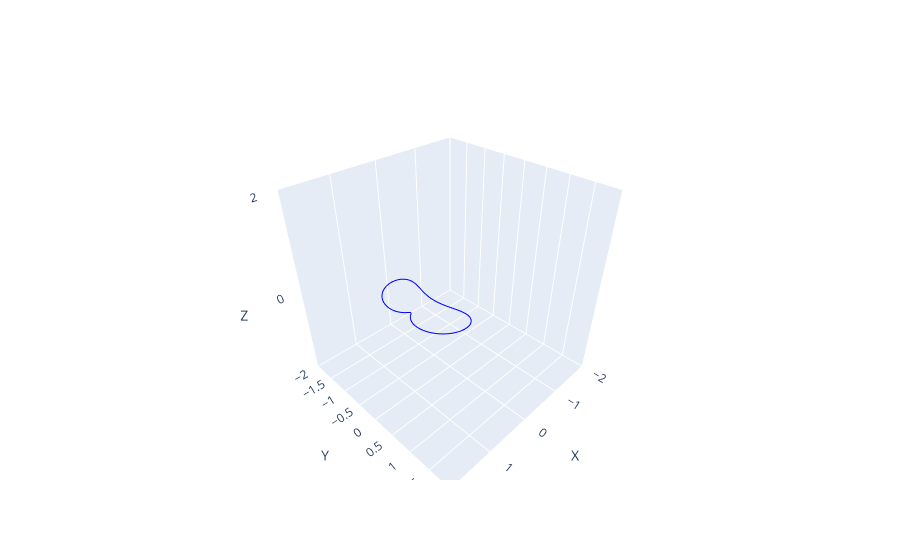

The cell this chart's notebook holds for it:
### Code cell
sys = p3.System(mu=1.215058560962404E-2)
sys.add(r=[4.3840151982551506E-1,8.1854815386736461E-23,-2.4989800229106000E-25],v=[2.1780773271699781E-13,1.3613843962742438E+0,-8.2105956297402337E-25])
sys.refsystem = 'barycenter'
solucion,ts = sys.propagate(time=10,p=0,N=1000)

import plotly.graph_objects as go

fig = go.Figure(data=go.Scatter3d(
    x=solucion[:, 0],
    y=solucion[:, 1],
    z=solucion[:, 2],
    mode='lines',
    line=dict(color='blue', width=2),
))

rang = 2
fig.update_layout(scene=dict(
    xaxis=dict(title='X',range=[-rang,rang]),
    yaxis=dict(title='Y',range=[-rang,rang]),
    zaxis=dict(title='Z',range=[-rang,rang]),
))

fig.show()

### Figure 1 — Plotly figure (JSON) as saved in the notebook; plotly's stock layout.template omitted (floating-point values rounded to 4 significant figures; data arrays with more than 128 entries replaced by an {"elided": "..."} marker saying what was removed)
{"data": [{"line": {"color": "blue", "width": 2}, "mode": "lines", "type": "scatter3d", "x": {"elided": "1000 float values"}, "y": {"elided": "1000 float values"}, "z": {"elided": "1000 float values"}}], "layout": {"scene": {"xaxis": {"range": [-2, 2], "title": {"text": "X"}}, "yaxis": {"range": [-2, 2], "title": {"text": "Y"}}, "zaxis": {"range": [-2, 2], "title": {"text": "Z"}}}}}
